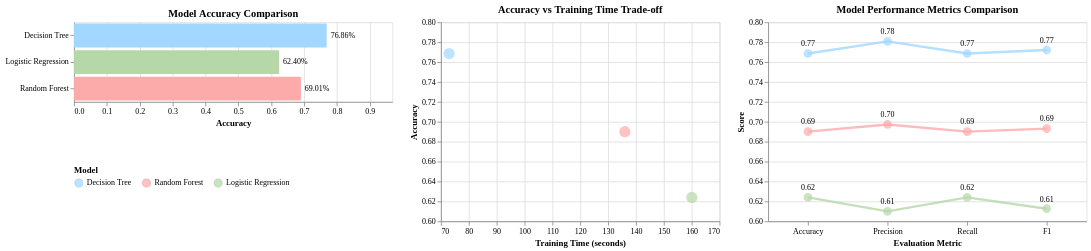

The notebook cell saved with this chart:
### Code cell
viz_layout = bar_chart | scatter | parallel_coordinates
viz_layout

### Figure 1 — Vega-Lite specification as saved in the notebook (floating-point values rounded to 4 significant figures)
{"config": {"view": {"continuousWidth": 300, "continuousHeight": 300}}, "hconcat": [{"layer": [{"mark": {"type": "bar"}, "encoding": {"color": {"field": "model", "legend": {"columns": 3, "labelFont": "Times New Roman", "labelFontSize": 10, "legendX": 0, "legendY": 180, "orient": "none", "title": "Model", "titleFont": "Times New Roman", "titleFontSize": 11}, "scale": {"domain": ["Decision Tree", "Random Forest", "Logistic Regression"], "range": ["#a2d7ff", "#fdaaaa", "#b6d7a8"]}, "type": "nominal"}, "tooltip": [{"field": "model", "title": "Model", "type": "nominal"}, {"field": "value", "format": ".2%", "title": "Accuracy", "type": "quantitative"}], "x": {"axis": {"labelFont": "Times New Roman", "titleFont": "Times New Roman"}, "field": "value", "scale": {"domain": [0, 0.9686]}, "title": "Accuracy", "type": "quantitative"}, "y": {"axis": {"labelFont": "Times New Roman"}, "field": "model", "sort": "-x", "title": null, "type": "nominal"}}}, {"mark": {"type": "text", "align": "left", "baseline": "middle", "dx": 5, "font": "Times New Roman", "fontSize": 10}, "encoding": {"color": {"value": "black"}, "text": {"field": "value", "format": ".2%", "type": "quantitative"}, "tooltip": [{"field": "model", "title": "Model", "type": "nominal"}, {"field": "value", "format": ".2%", "title": "Accuracy", "type": "quantitative"}], "x": {"axis": {"labelFont": "Times New Roman", "titleFont": "Times New Roman"}, "field": "value", "scale": {"domain": [0, 0.9686]}, "title": "Accuracy", "type": "quantitative"}, "y": {"axis": {"labelFont": "Times New Roman"}, "field": "model", "sort": "-x", "title": null, "type": "nominal"}}}], "height": 100, "title": {"text": "Model Accuracy Comparison", "font": "Times New Roman"}, "width": 400}, {"mark": {"type": "circle", "size": 200}, "encoding": {"color": {"field": "model", "legend": {"labelFont": "Times New Roman", "titleFont": "Times New Roman"}, "scale": {"domain": ["Decision Tree", "Random Forest", "Logistic Regression"], "range": ["#a2d7ff", "#fdaaaa", "#b6d7a8"]}, "title": "Model", "type": "nominal"}, "tooltip": [{"field": "model", "title": "Model", "type": "nominal"}, {"field": "training_time", "format": ".2f", "title": "Training Time (s)", "type": "quantitative"}, {"field": "value", "format": ".4f", "title": "Accuracy", "type": "quantitative"}], "x": {"axis": {"labelFont": "Times New Roman", "titleFont": "Times New Roman"}, "field": "training_time", "scale": {"zero": false}, "title": "Training Time (seconds)", "type": "quantitative"}, "y": {"axis": {"labelFont": "Times New Roman", "titleFont": "Times New Roman"}, "field": "value", "scale": {"domain": [0.6, 0.8]}, "title": "Accuracy", "type": "quantitative"}}, "height": 250, "title": {"text": "Accuracy vs Training Time Trade-off", "font": "Times New Roman"}, "width": 350}, {"layer": [{"mark": {"type": "line", "opacity": 0.8, "strokeWidth": 3}, "encoding": {"color": {"field": "model", "legend": null, "scale": {"domain": ["Decision Tree", "Random Forest", "Logistic Regression"], "range": ["#a2d7ff", "#fdaaaa", "#b6d7a8"]}, "type": "nominal"}, "detail": {"field": "model", "type": "nominal"}, "x": {"axis": {"labelAngle": 0, "labelFont": "Times New Roman", "titleFont": "Times New Roman"}, "field": "metric", "sort": ["Accuracy", "Precision", "Recall", "F1"], "title": "Evaluation Metric", "type": "nominal"}, "y": {"axis": {"labelFont": "Times New Roman", "titleFont": "Times New Roman"}, "field": "value", "scale": {"domain": [0.6, 0.8]}, "title": "Score", "type": "quantitative"}}}, {"mark": {"type": "circle", "filled": true, "size": 120}, "encoding": {"color": {"field": "model", "legend": null, "scale": {"domain": ["Decision Tree", "Random Forest", "Logistic Regression"], "range": ["#a2d7ff", "#fdaaaa", "#b6d7a8"]}, "type": "nominal"}, "detail": {"field": "model", "type": "nominal"}, "x": {"axis": {"labelAngle": 0, "labelFont": "Times New Roman", "titleFont": "Times New Roman"}, "field": "metric", "sort": ["Accuracy", "Precision", "Recall", "F1"], "title": "Evaluation Metric", "type": "nominal"}, "y": {"axis": {"labelFont": "Times New Roman", "titleFont": "Times New Roman"}, "field": "value", "scale": {"domain": [0.6, 0.8]}, "title": "Score", "type": "quantitative"}}}, {"mark": {"type": "text", "dy": -12, "font": "Times New Roman", "fontSize": 10}, "encoding": {"color": {"value": "black"}, "detail": {"field": "model", "type": "nominal"}, "text": {"field": "value", "format": ".2f", "type": "quantitative"}, "x": {"axis": {"labelAngle": 0, "labelFont": "Times New Roman", "titleFont": "Times New Roman"}, "field": "metric", "sort": ["Accuracy", "Precision", "Recall", "F1"], "title": "Evaluation Metric", "type": "nominal"}, "y": {"axis": {"labelFont": "Times New Roman", "titleFont": "Times New Roman"}, "field": "value", "scale": {"domain": [0.6, 0.8]}, "title": "Score", "type": "quantitative"}}}], "data": {"name": "data-ee7a031bf6de1ddd5464cff778bd8fd3"}, "height": 250, "title": {"text": "Model Performance Metrics Comparison", "font": "Times New Roman"}, "width": 400}], "data": {"name": "data-872172fb991d8bf392c3079f4110ba2a"}, "$schema": "https://vega.github.io/schema/vega-lite/v5.20.1.json", "datasets": {"data-872172fb991d8bf392c3079f4110ba2a": [{"model": "Decision Tree", "metric": "Accuracy", "value": 0.7686, "training_time": 72.91}, {"model": "Random Forest", "metric": "Accuracy", "value": 0.6901, "training_time": 136.0}, {"model": "Logistic Regression", "metric": "Accuracy", "value": 0.624, "training_time": 160.0}], "data-ee7a031bf6de1ddd5464cff778bd8fd3": [{"model": "Decision Tree", "metric": "Accuracy", "value": 0.7686, "training_time": 72.91}, {"model": "Decision Tree", "metric": "Recall", "value": 0.7686, "training_time": 72.91}, {"model": "Decision Tree", "metric": "Precision", "value": 0.7808, "training_time": 72.91}, {"model": "Decision Tree", "metric": "F1", "value": 0.7721, "training_time": 72.91}, {"model": "Random Forest", "metric": "Accuracy", "value": 0.6901, "training_time": 136.0}, {"model": "Random Forest", "metric": "Recall", "value": 0.6901, "training_time": 136.0}, {"model": "Random Forest", "metric": "Precision", "value": 0.6973, "training_time": 136.0}, {"model": "Random Forest", "metric": "F1", "value": 0.6932, "training_time": 136.0}, {"model": "Logistic Regression", "metric": "Accuracy", "value": 0.624, "training_time": 160.0}, {"model": "Logistic Regression", "metric": "Recall", "value": 0.624, "training_time": 160.0}, {"model": "Logistic Regression", "metric": "Precision", "value": 0.61, "training_time": 160.0}, {"model": "Logistic Regression", "metric": "F1", "value": 0.6126, "training_time": 160.0}]}}
